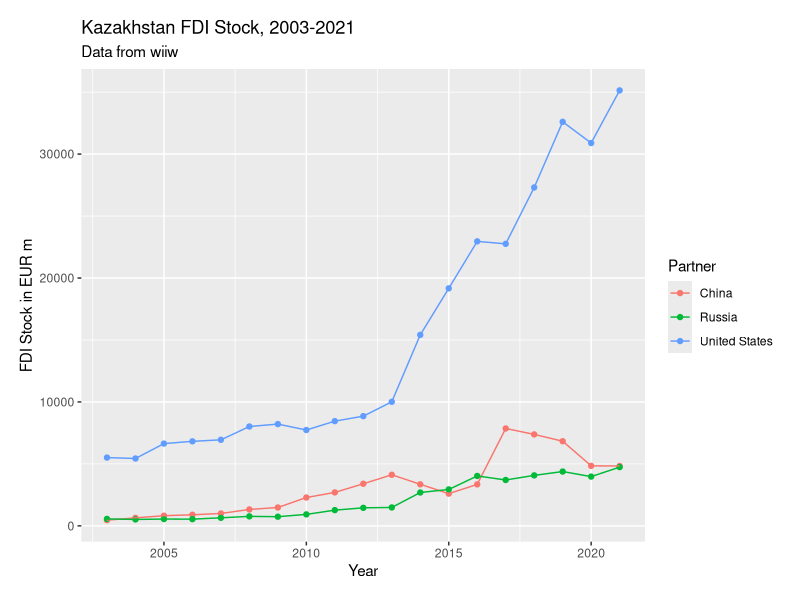
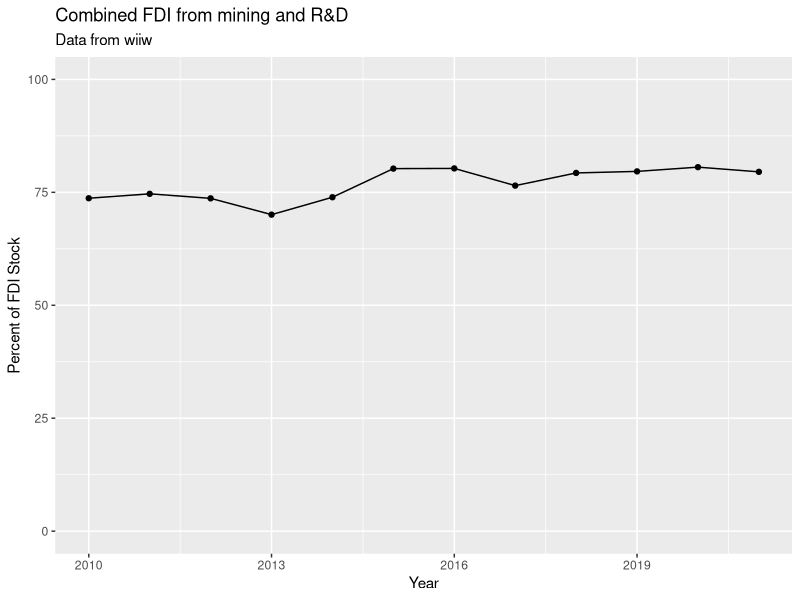

The R script that drew these images, in order:
## ---- chunk 1
knitr::opts_chunk$set(echo = FALSE)
library(tidyverse)
library(readr)
library(readxl)
## ---- chunk 2
industries <- read.csv("industrial.csv")
partners <- read.csv("wiiw_partners.csv")
## ---- chunk 3
editeddata <- industries %>%
  filter(Unit == "EUR m")
## ---- chunk 4
editedpartners <- partners %>% 
  filter(Unit == "EUR m") %>%
  filter(Partner %in% c("China", "Russia", "United States")) %>%
  select(-c(Tree.Level.1, Country.Code, Country, Partner.Code, Unit, Footnotes, Sources)) %>%
  pivot_longer(!c(Direction, Partner), names_to = "Year", values_to = "Value")

editedpartners$Year <- gsub("X_", "", editedpartners$Year)
editedpartners$Year <- as.numeric(editedpartners$Year)
editedpartners$Value <- as.numeric(editedpartners$Value)
## ---- chunk 5
fdistock <- editedpartners %>%
  filter(Direction == "FDI inward stock")
fdiinflow <- editedpartners %>%
  filter(Direction == "FDI inflow")
## ---- chunk 6
ggplot(fdistock, aes(x = Year, y = Value, color = Partner)) +
  geom_point() +
  geom_line() +
  labs(title = "Kazakhstan FDI Stock, 2003-2021",
       subtitle = "Data from wiiw",
       y = "FDI Stock in EUR m",
       x = "Year") +
  theme(plot.margin = unit(c(0.5, 0.5, 0.5, 0.5), "cm"))
## ---- chunk 7
industry_stock <- industries %>%
  filter(Direction == "FDI inward stock") %>%
  filter(Unit %in% c("in % of total", "in % of total manufacturing")) %>%
  select(-Unit, -Sources, -Tree.Level.1, -Country.Code, -Country, -Direction, -Classification, -Digit, -Footnotes, -X_2000, -X_2001, -X_2002, -X_2003, -X_2004, -X_2005, -X_2006, -X_2007, -X_2008, -X_2009)
# Took out missing data, pivoted, and am now removing excess "manufacturing" breakdown

industry_stock <- industry_stock[2:17, ]

# Now I'm going to combine B Mining and Quarrying with M Professional, scientific and 
#technical activities. There was a reclassification in 2016. First, though, I have to pivot.

industry_stock <- industry_stock %>%
  pivot_longer(!Industry.Product, names_to = "Year", values_to = "Value") %>%
  pivot_wider(names_from = Industry.Product, values_from = Value) 

industry_stock$Combined <- as.numeric(industry_stock$`B  Mining and quarrying`) + as.numeric(industry_stock$`M  Professional, scientific and technical activities`)

industry_stock$Combined <- as.character(industry_stock$Combined)

industry_stock <- industry_stock %>%
  pivot_longer(!Year, names_to = "Industry.Product", values_to = "Value")

industry_stock$Year <- gsub("X_", "", industry_stock$Year)
industry_stock$Year <- as.numeric(industry_stock$Year)
industry_stock$Value <- as.numeric(industry_stock$Value)

oilplotdata <- industry_stock %>%
  filter(Industry.Product == "Combined")
## ---- chunk 8
oilplot <- ggplot(oilplotdata, aes(x = Year, y = Value)) + 
  geom_point() +
  geom_line() +
  ylim(0, 100) +
  labs(title = "Combined FDI from mining and R&D", 
       subtitle = "Data from wiiw",
       y = "Percent of FDI Stock")

oilplot
## ---- chunk 9
flowplot <- ggplot(fdiinflow, aes(x = Year, y = Value, color = Partner)) +
  geom_point() +
  geom_line() +
  labs(title = "Kazakhstan FDI Inflow, 2003-2021",
       subtitle = "Data from wiiw",
       y = "FDI Inflow in EUR m",
       x = "Year")
